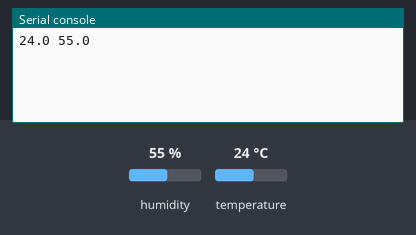
This program was run on a simulated CircuitPython board. Parts: the last lines printed to the serial console. The test bench sets the inputs (shaded band); at power-on: humidity 55 %, temperature 24 °C.

Above: at 1.2 s.
1.3 s: humidity set to 22 %
At 3.8 s:
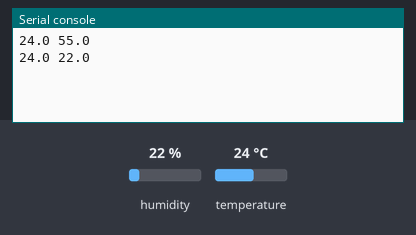
4.3 s: temperature set to 12 °C
At 6.2 s:
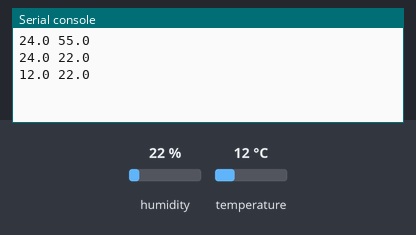
7.3 s: humidity set to 40 %
At 9.8 s:
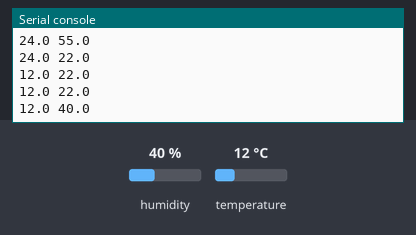
Timing chart, 0 to 11.3 s (numbered marks = the images above; inputs shaded):
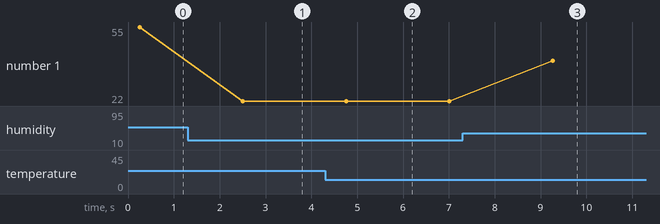

Measured:
- after the input at 1.3 s, the serial console: prints a new line after 1.2 s (image 1)
- after the input at 4.3 s, the serial console: prints a new line after 0.46 s (image 2)
- after the input at 7.3 s, the serial console: prints a new line after 2.0 s (image 3)
- plotted number 1: 55 → 22 after the input at 1.3 s, 22 → 40 after the input at 7.3 s

The program:

testdht.py
```python
#SAVE THIS PROGRAM AS testdht.py
#Library
from time import sleep
import board
import adafruit_dht

#Components setup
dhtDevice = adafruit_dht.DHT22(board.D17, use_pulseio=False)

#Login
while True:
    try:
        temperature_c = dhtDevice.temperature
        humidity = dhtDevice.humidity
        print(temperature_c,humidity)
        sleep(2)
    except:
        pass
```
